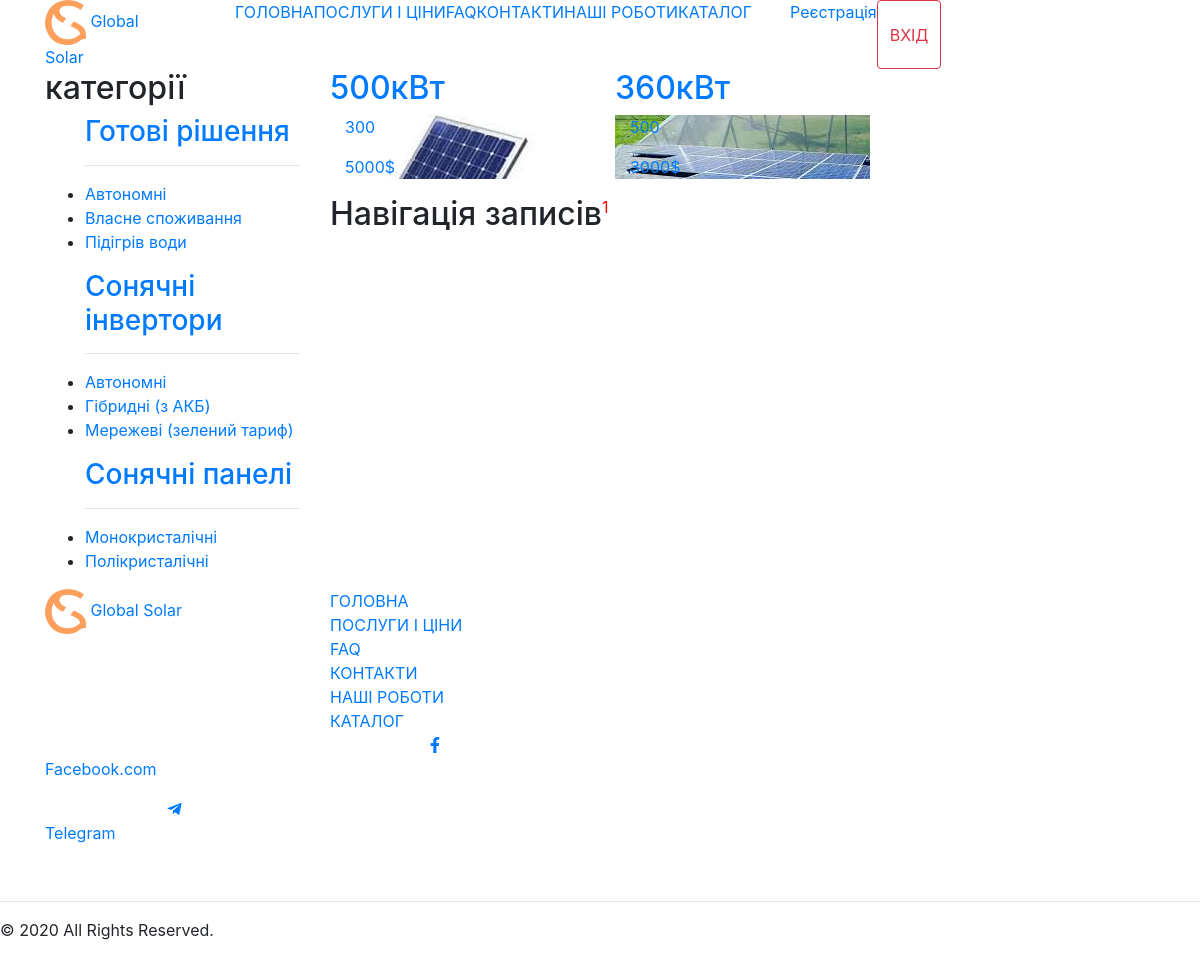
Page /catalog/ on the earlier database version.
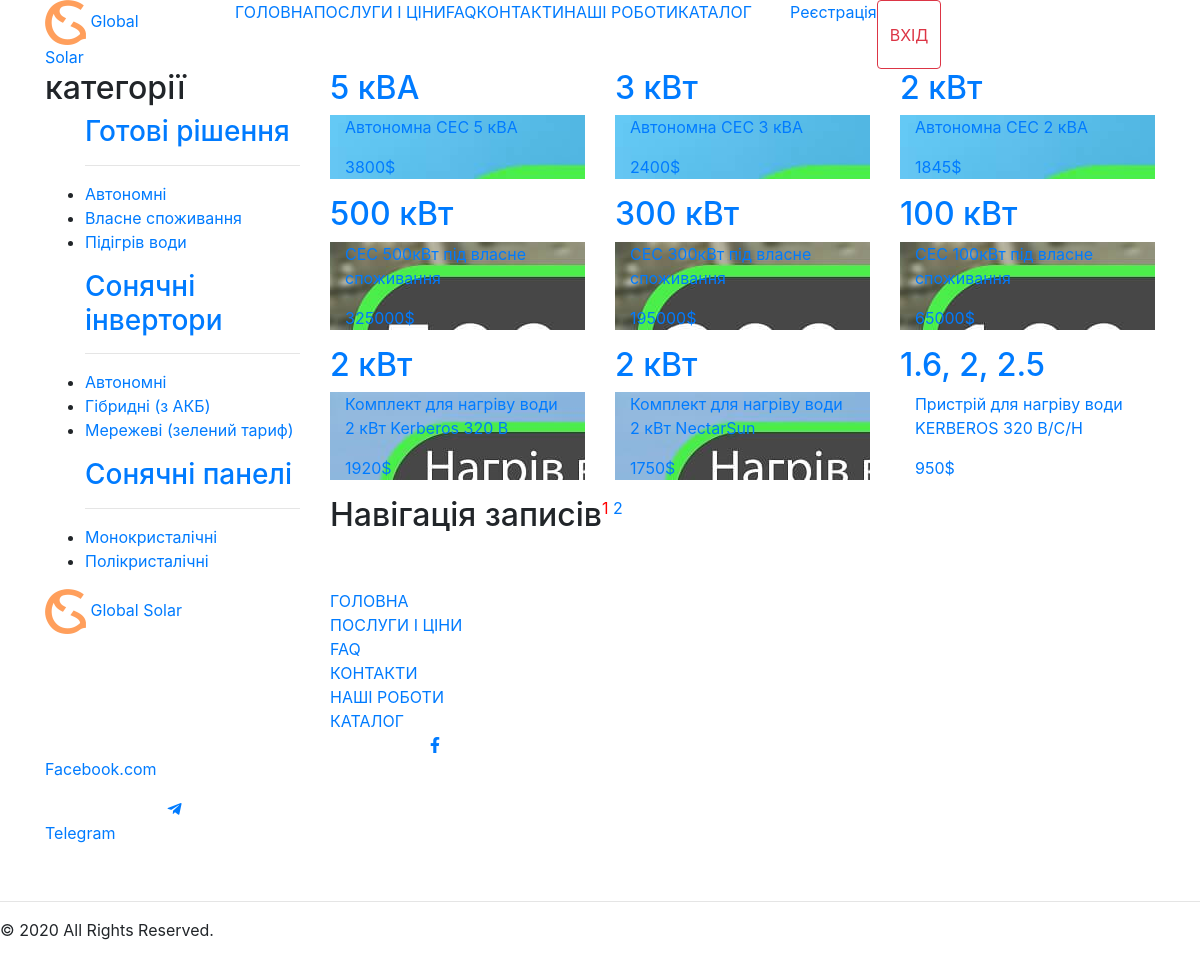
Same page on the later database version.
### catalog/models.py (models this page shows, shortened)
class Catalog(models.Model):
    title = models.CharField(max_length=100)
    description = models.TextField(blank=True)
    catalog_type = models.CharField(max_length=30)
    power = models.CharField(max_length=30)
    price = models.IntegerField()
    made = models.CharField(max_length=50)
    weight = models.CharField(max_length=50)
    size = models.CharField(max_length=50)
    guarantee = models.CharField(max_length=50)
    is_published = models.BooleanField(default=True)
    photo_0 = models.ImageField(upload_to="photos/%Y/%m/%d/")
    photo_1 = models.ImageField(upload_to="photos/%Y/%m/%d/", blank=True)
    photo_2 = models.ImageField(upload_to="photos/%Y/%m/%d/", blank=True)
    photo_3 = models.ImageField(upload_to="photos/%Y/%m/%d/", blank=True)

### catalog/views.py (the view)
# urls.py: path('', views.index, name="catalog"),
def index(request):
    catalog_prod = Catalog.objects.all()
    paginator = Paginator(catalog_prod, 9)
    page_number = request.GET.get('page')
    page = paginator.get_page(page_number)
    context = {
        "catalog": page,
    }
    return render(request, "pages/catalog.html", context)

### templates/pages/catalog.html (shortened to what this page needs)
{% extends 'base.html' %} {% load static %} {% block content %}
<div class="container-fluid bg-catalog">
  <div class="container catalog">
    <div class="row">
      <div class="col-3">
        <div class="col-12 category pl-0 pr-0">
          <div class="col-12 category_t p-0">
            <h2>категорії</h2>
          </div>
          <ul>
            <h3><a href="{% url 'ReadySolutions' %}">Готові рішення</a></h3>
            <hr />
            <li><a href="{% url 'Autonomous' %}">Автономні</a></li>
            <li><a href="{% url 'OwnConsumption' %}">Власне споживання</a></li>
            <li><a href="{% url 'WaterHeating' %}">Підігрів води</a></li>
          </ul>
          <ul>
            <h3><a href="{% url 'SolarInverters' %}">Сонячні інвертори</a></h3>
            <hr />
            <li><a href="{% url 'AutonomousInverters' %}">Автономні</a></li>
            <li><a href="{% url 'HybridInverters' %}">Гібридні (з АКБ)</a></li>
            <li><a href="{% url 'NetworkInverters' %}">Мережеві (зелений тариф)</a></li>
          </ul>
          <ul>
            <h3><a href="{% url 'SolarPanels' %}">Сонячні панелі</a></h3>
            <hr />
            <li><a href="{% url 'monocrystalline' %}">Монокристалічні</a></li>
            <li><a href="{% url 'polycrystalline' %}">Полікристалічні</a></li>
          </ul>
        </div>
      </div>
      <div class="catalog_tovaru col-9">
          {% if catalog %}
        <div class="row">
            {% for product in catalog %}
          <div class="col-4">
            <a href="{% url 'product' product.id  %}">
              <div class="price_black">
                <div class="col-12 price_black_top p-0">
                  <h2>{{ product.power }}</h2>
                </div>
                <div class="price_black_bottom col-12 p-0" style="background-image: url('{{ product.photo_0.url }}')">
                  <div class="bottom col-12">
                    <p class="info_catalog">{{ product.title }}</p>
                    <p class="price_catalog">{{ product.price }}$</p>
                  </div>
                </div>
              </div>
            </a>
          </div>
            {% endfor %}
        </div>
        <div class="row" id="pagin">
            <div class="col-12">
              <nav
                class="navigation pagination"
                role="navigation"
                aria-label="Навігація записів"
              >
                <h2 class="screen-reader-text">Навігація записів</h2>
                <div class="nav-links">
                    {% for i in catalog.paginator.page_range %}
                    {% if i == catalog.number %}
                  <a class="page-numbers " style="color:red;" href="?page={{i}}">{{i}}</a>
                  {% else %}
                  <a class="page-numbers" href="?page={{i}}">{{i}}</a>
                  {% endif %}
                  {% endfor %}
                </div>
              </nav>
            </div>
          </div>
      </div>
        {% else %}
            <div>Нічого не знайдено</div>
            {% endif %}
      </div>
    </div>
  </div>
{% endblock %}

### templates/base.html (shortened to what this page needs)
{% load compress %} {% load static %} {% get_static_prefix as STATIC_PREFIX %}{% load active_link_tags %}
<!DOCTYPE html>
<html lang="en">
  <head>
    <link
      rel="stylesheet"
      href="https://stackpath.bootstrapcdn.com/bootstrap/4.3.1/css/bootstrap.min.css"
    />
    <link
      rel="stylesheet"
      href="https://use.fontawesome.com/releases/v5.8.1/css/all.css"
    />
    {% compress css %}
    <link
      rel="stylesheet"
      type="text/x-scss"
      href="{% static 'css/main.scss' %}"
    />
    {% endcompress %}
  </head>
  <body>
    {% include 'partials/_top-header.html' %} {% block content %} {% endblock %}
    {% include 'partials/_footer.html' %}
  </body>
</html>

### templates/partials/_top-header.html (shortened to what this page needs)
{% load static %}
<section class="top--header">
  <div class="container-fluid top--header__bg">
    <div class="container">
      <div class="row">
        <div class="col-2 col-sm-3 col-xl-2 col-md-2 logo">
          <a href="{% url 'index' %}">
            <img src="{{STATIC_PREFIX}}img/logo.png" alt="logo" />
            <span class="logoname"
              >Global <br />
              Solar</span
            >
          </a>
        </div>
        <div class="d-none d-md-flex col-md-6 col-xl-6 pages">
          {% with url_name=request.resolver_match.url_name %}
          <div>
            <a
              class="{% if url_name == 'index' %} active {% endif %}"
              href="{% url 'index' %}"
              >ГОЛОВНА</a
            >
          </div>
          <div>
            <a
              class="{% if url_name == 'prices' %} active {% endif %}"
              href="{% url 'prices' %}"
              >ПОСЛУГИ І ЦІНИ</a
            >
          </div>
          <div>
            <a
              class="{% if url_name == 'faq' %} active {% endif %}"
              href="{% url 'faq' %}"
              >FAQ</a
            >
          </div>
          <div>
            <a
              class="{% if url_name == 'contacts' %} active {% endif %}"
              href="{% url 'contacts' %}"
              >КОНТАКТИ</a
            >
          </div>
          <div>
            <a
              class="{% if url_name == 'portfolio' %} active {% endif %}"
              href="{% url 'portfolio' %}"
              >НАШІ РОБОТИ</a
            >
          </div>
          <div>
            <a
              class="{% if url_name == 'catalog' %} active {% endif %}"
              href="{% url 'catalog' %}"
              >КАТАЛОГ</a
            >
          </div>
          {% endwith %}
        </div>
        <div class="col-10  col-sm-8 offset-col-5 col-md-4 offset-col-1 col-xl-3 reg top--header_butons row ">
          {% if user.is_authenticated %}
          <div {%if 'dashboard' in request.path %} class="nav-item active merg" {% else %} class="nav-item "
          {% endif %}>
        <a  href = "{% url 'dashboard' %}"> Вітаю {{ user.username }}</a>
        </div>
        <div class="nav-item mr3">
          <button
            type="submit"
            class="btn btn-outline-danger"
          >
          <a href="javascript:{document.getElementById('logout').submit()}">Вихід</a></button>
        </div>
        <form action="{% url 'logout' %}" id="logout" method="POST">
          {% csrf_token %}
          <input type="hidden" />
        </form>
        {%else%}
        <div class="merg">
          <a
            class=" {% if url_name == 'register' %} active {% endif %}"
            href="{% url 'register' %}"
            >Реєстрація</a
          >
        </div>
          <button {% if 'login' in request.path %} class="btn btn-outline-danger nav-item active" {% else %} class="nav-item btn btn-outline-danger" {% endif %}
            type="submit"
            data-toggle="modal"
            data-target="#exampleModalCenter"
          >
            ВХІД
          </button>
          {% endif %}
        </div>
      </div>
    </div>
  </div>
</section>

### templates/partials/_footer.html
<footer>
    <section class="upper">
        <div class="container">
            <div class="row">
              <div class="col-2 mx-auto  col-md-2 col-xl-2  logo">
                <a href="/">
                <img src="{{STATIC_PREFIX}}img/logo.png" alt="logo" />
                <span>Global Solar</span>
                </a>
              </div>
              <div class="offset-1 col-xl-9 pages">
                {% with url_name=request.resolver_match.url_name %}
          <div>
            <a
              class="{% if url_name == 'index' %} active {% endif %}"
              href="{% url 'index' %}"
              >ГОЛОВНА</a
            >
          </div>
          <div>
            <a
              class="{% if url_name == 'prices' %} active {% endif %}"
              href="{% url 'prices' %}"
              >ПОСЛУГИ І ЦІНИ</a
            >
          </div>
          <div>
            <a
              class="{% if url_name == 'faq' %} active {% endif %}"
              href="{% url 'faq' %}"
              >FAQ</a
            >
          </div>
          <div>
            <a
              class="{% if url_name == 'contacts' %} active {% endif %}"
              href="{% url 'contacts' %}"
              >КОНТАКТИ</a
            >
          </div>
          <div>
            <a
              class="{% if url_name == 'portfolio' %} active {% endif %}"
              href="{% url 'portfolio' %}"
              >НАШІ РОБОТИ</a
            >
          </div>
          <div>
            <a
              class="{% if url_name == 'catalog' %} active {% endif %}"
              href="{% url 'catalog' %}"
              >КАТАЛОГ</a
            >
          </div>
          {% endwith %}
            </div>
              <div class='icons col-12 col-md-10 col-xl-12'>
                  <a href="#" class="offset-4 col-xl-1 col-md-1 col-sm-1 col-1" >
                <i class="fab fa-facebook-f "></i>
                <p>Facebook.com</p>
                </a>
                <a href="#" class="offset-xl-1 col-xl-1 offset-md-2 col-md-1 offset-md-2 col-sm-1 offset-2 col-1" >
                <i class="fab fa-telegram-plane"></i>
                <p>Telegram</p>
            </a>
              </div>
            </div>
    </section>
    <hr/>
    <p class="copyright">&#169; 2020 All Rights Reserved.</p>
</footer>

Differences in the rows shown:
removed Catalog: power "500кВт", photo_0 (picture), title "300", price "5000"
removed Catalog: power "360кВт", photo_0 (picture), title "500", price "3000"
added Catalog: power "5 кВА", photo_0 (picture), title "Автономна СЕС 5 кВА", price "3800"
added Catalog: power "3 кВт", photo_0 (picture), title "Автономна СЕС 3 кВА", price "2400"
added Catalog: power "2 кВт", photo_0 (picture), title "Автономна СЕС 2 кВА", price "1845"
added Catalog: power "500 кВт", photo_0 (picture), title "СЕС 500кВт під власне споживання", price "325000"
added Catalog: power "300 кВт", photo_0 (picture), title "СЕС 300кВт під власне споживання", price "195000"
added Catalog: power "100 кВт", photo_0 (picture), title "СЕС 100кВт під власне споживання", price "65000"
added Catalog: power "2 кВт", photo_0 (picture), title "Комплект для нагріву води 2 кВт Kerberos 320 B", price "1920"
added Catalog: power "2 кВт", photo_0 (picture), title "Комплект для нагріву води 2 кВт NectarSun", price "1750"
added Catalog: power "1.6, 2, 2.5", photo_0 (picture), title "Пристрій для нагріву води KERBEROS 320 B/C/H", price "950"
Other differences:
new list line: "2"
